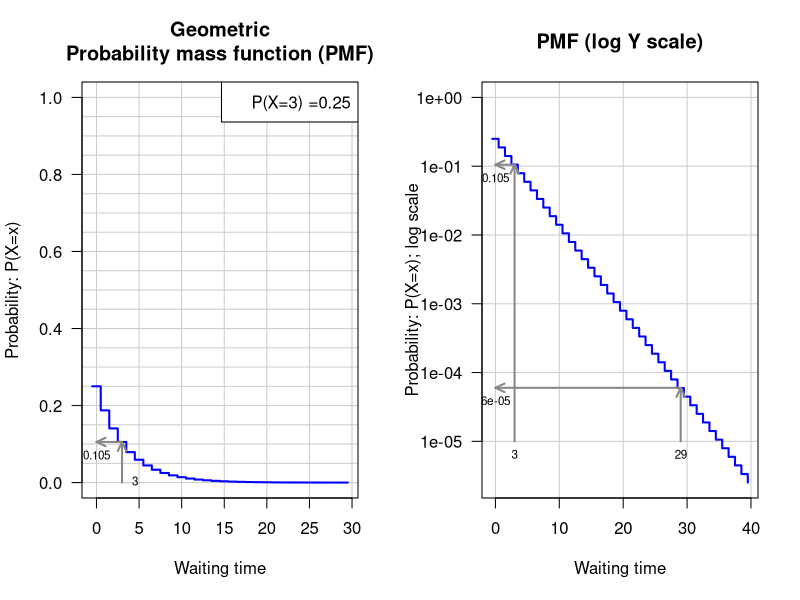
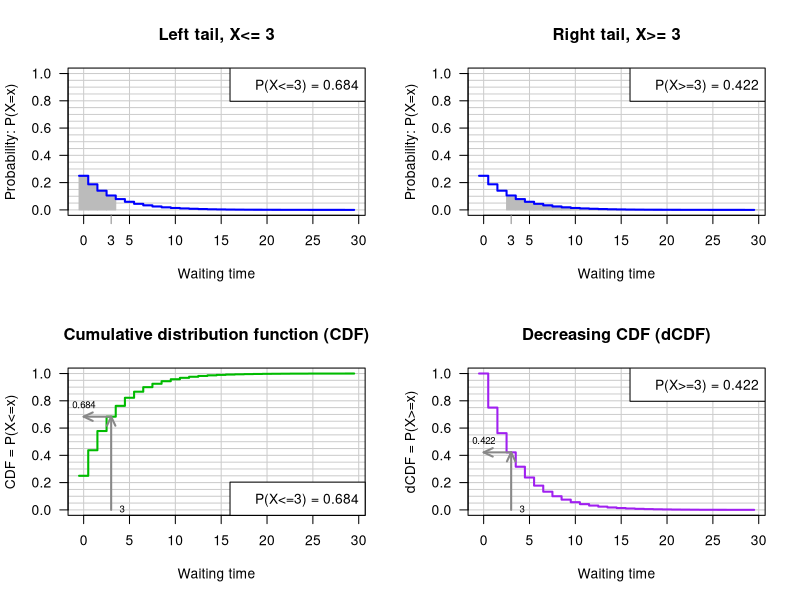
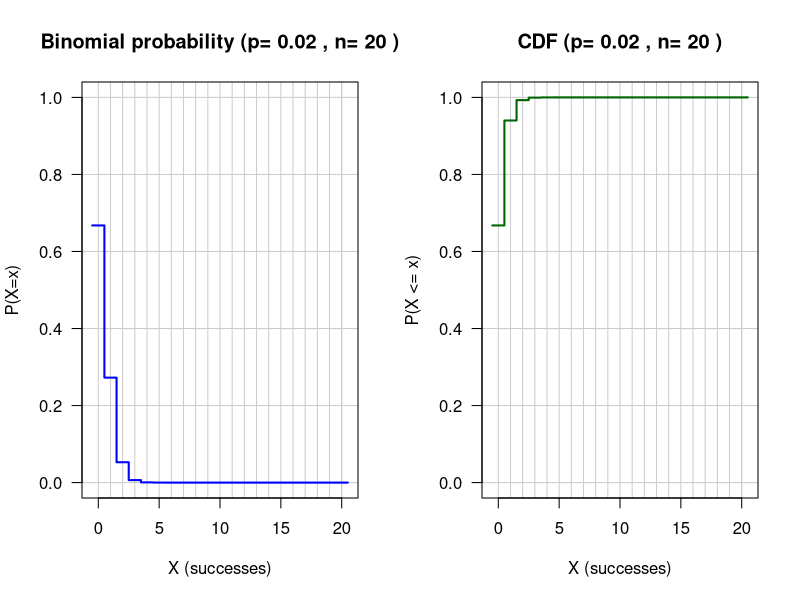
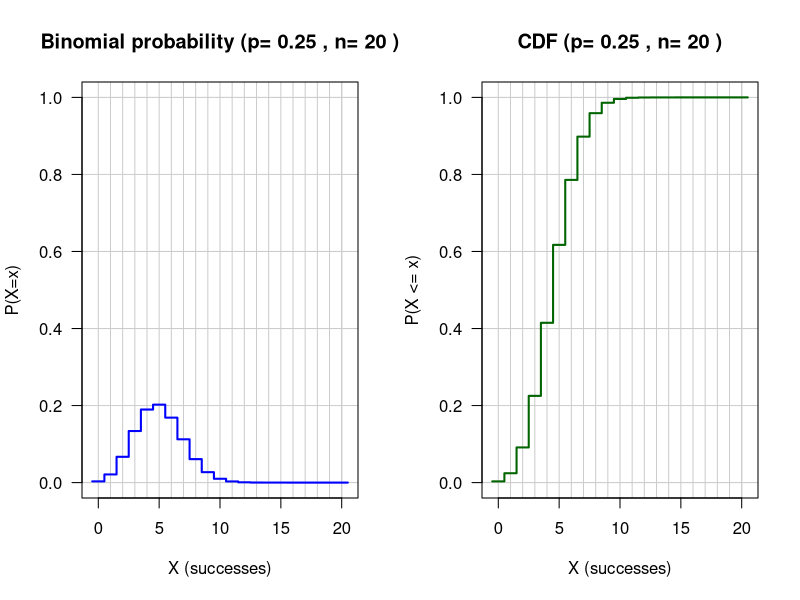
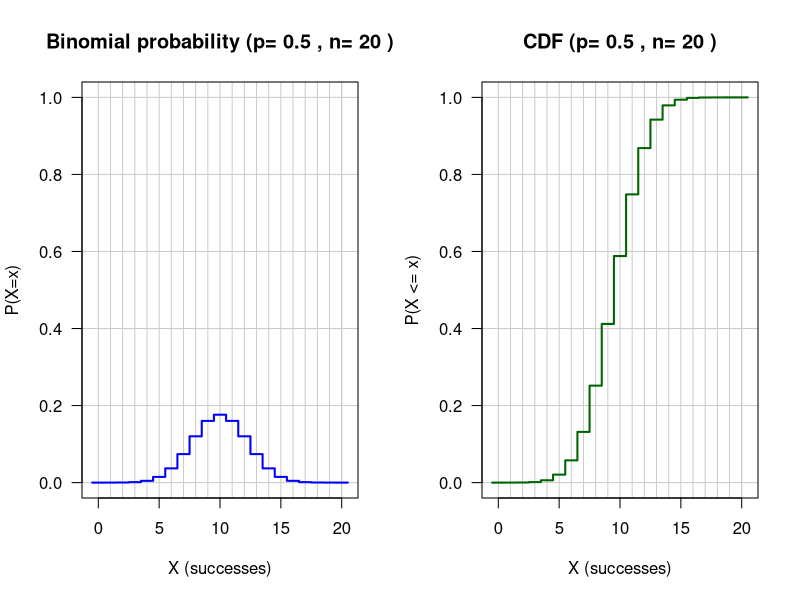
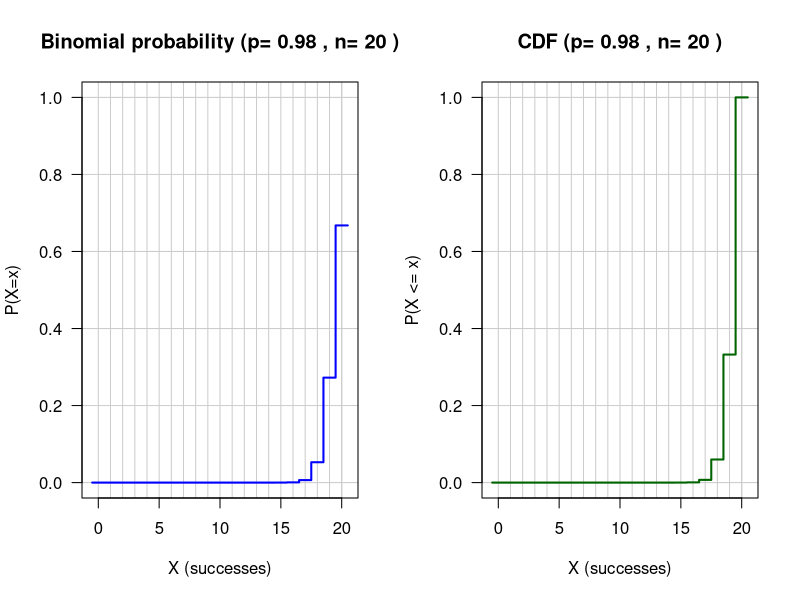

Write R code to recreate these figures, in order.
## ---- chunk 1
library(knitr)

options(width=300)
knitr::opts_chunk$set(
  fig.width = 7, fig.height = 5, 
  fig.path='figures',
  fig.align = "center", 
  size = "tiny", 
  echo = TRUE, eval=TRUE, 
  warning = FALSE, message = FALSE, 
  results = TRUE, comment = "")
# knitr::asis_output("\\footnotesize")

dir.main <- "~/stat1"
dir.slides <- file.path(dir.main, "slides")
setwd(dir.slides)
## ---- chunk 2
################################################################
##
## Illustrations of the geometric distribution
##
## Running this script requires to first run the script config.R
##    source('http://pedagogix-tagc.univ-mrs.fr/courses/stat
##
## Single-command execution:
##   source(file.path(dir.R.files, 'geometric.R'))

# x11(width = 12, height = 15)

## Parameters
p <- 0.25      # Probability of success
n <- 30        # Waiting time (time of the first success)
x <- 0:n       # X values to be plotted

test.x <- 3    #  A particular X value where an arraw will be plotted


## Color specification (I cannot use colors for the book, but well for slides)
color.status <- "full"
if (color.status == "full") {
  plot.colors <- c('density'='blue',
              'CDF'='#00BB00',
              'dCDF'='purple'
              )
} else {
  plot.colors <- c('density'='black',
                   'CDF'='black',
                   'dCDF'='black'
  )
}

# ## Drawing parameters
par.ori <- par(no.readonly = TRUE)
par(mfrow=c(1,2))
# par(font.lab=2)
# par(font.axis=2)
# par(font.main=2)
# par(cex=1.2)
# par(cex.main=1.2)
# par(cex.axis=1.2)
# par(cex.lab=1.2)
# par(mar=c(5.5,5.5,4.1,0.5))
# par(mgp=c(4,1,0))
par(las=1)
grid.color <- '#CCCCCC'

## grid sizes
x.grid <- 0:6*5
y.grid <- 0:20*0.05

## ##############################################################
## Waiting time before the first success in a Bernouli schema

################################################################
## Plot the probability mass function
plot(x - 0.5,
     dgeom(x,p),
     ylim=c(0,1),
     main="Geometric\nProbability mass function (PMF)",
     xlab='Waiting time',
     ylab='Probability: P(X=x)',
     panel.first=c(abline(v=x.grid,col=grid.color),
       abline(h=y.grid,col=grid.color)),
     col=plot.colors['density'],
     lwd=2, las=1,
     type='s'
     )
legend("topright", bty = "o", bg="white", 
       legend=paste(sep="", 'P(X=',test.x,') =', format(p)))

## Draw arrows to illustrate the relationship between density curve and probability
test.p <- dgeom(test.x,p)
arrows(test.x, 0,test.x,test.p,col='#888888',length=0.1,angle=25,code=2,lwd=2)
arrows(test.x, test.p,0,test.p,col='#888888',length=0.1,angle=25,code=2,lwd=2)
text(test.x,0, test.x,pos=4, cex=0.7)
text(0,test.p, round(test.p, digits=3),pos=1, cex=0.7)

################################################################
## Plot the probability mass function with logarithmic Y scale. Show an
## extended domain of X, to illustrate the capability of log scales to
## display small probabilities.
ext.x <- 0:(n+10)
plot(ext.x - 0.5,
     dgeom(ext.x,p),
     main=paste('PMF (log Y scale)'),
     xlab='Waiting time',
     ylab='Probability: P(X=x); log scale',
     ylim=c(min(dgeom(ext.x,p)),1),
     panel.first=grid(equilog=F,col=grid.color,lty='solid'),
     col=plot.colors['density'],
     lwd=2, las=1,
     type='s',
     log='y'
     )

## Draw arrows to illustrate the relationship between CDF and left tail probability
log.test.x = c(test.x, 29)
log.test.p <- round(dgeom(log.test.x, p),digits=c(3,5))
arrows(log.test.x, 1e-5,log.test.x,log.test.p,col='#888888',length=0.1,angle=25,code=2,lwd=2)
arrows(log.test.x, log.test.p,0,log.test.p,col='#888888',length=0.1,angle=25,code=2,lwd=2)
text(log.test.x,1e-5, log.test.x,pos=1, cex=0.7)
text(0,log.test.p, log.test.p,pos=1, cex=0.7)

par(mfrow=c(1,1))
## ---- chunk 3

par(mfrow=c(2,2))

################################################################
## Plot the probability mass function and highlight the left tail
left.tail.range <- 0:test.x
plot(x - 0.5,
     dgeom(x,p),
     ylim=c(0,1),
     main=paste('Left tail, X<=', test.x),
     xlab='Waiting time',
     ylab='Probability: P(X=x)',
     panel.first=c(abline(v=x.grid,col=grid.color),
       abline(h=y.grid,col=grid.color),
       rect(left.tail.range-0.5, 0, left.tail.range+0.5, dgeom(left.tail.range,p), density = NULL, angle = 45,
            col = '#BBBBBB', border = '#BBBBBB')
       ),
     col=plot.colors['density'],
     lwd=2, las=1,
     type='s'
     )
legend('topright',legend=paste('P(X<=',test.x,') = ',round(pgeom(test.x,p),digits=3),sep=''),bty='o', bg='#FFFFFF')
axis(1, at=test.x, labels=test.x,las=1,col.ticks='#888888')


################################################################
## Plot the probability mass function and highlight the right tail
right.tail.range <- test.x:n
plot(x - 0.5,
     dgeom(x,p),
     ylim=c(0,1),
     main=paste('Right tail, X>=', test.x),
     xlab='Waiting time',
     ylab='Probability: P(X=x)',
     panel.first=c(abline(v=x.grid,col=grid.color),
       abline(h=y.grid,col=grid.color),
       rect(right.tail.range-0.5, 0, right.tail.range+0.5, dgeom(right.tail.range,p), density = NULL, angle = 45,
            col = '#BBBBBB', border = '#BBBBBB')
       ),
     col=plot.colors['density'],
     lwd=2, las=1,
     type='s'
     )
legend('topright',legend=paste('P(X>=',test.x,') = ',round(pgeom(test.x-1,p,lower.tail=F),digits=3),sep=''),bty='o', bg='#FFFFFF')
axis(1, at=test.x, labels=test.x,las=1,col.ticks='#888888')

################################################################
## Plot the CDF function
plot(x - 0.5,
     pgeom(x,p),
     ylim=c(0,1),
     main=paste('Cumulative distribution function (CDF)'),
     xlab='Waiting time',
     ylab='CDF = P(X<=x)',
     panel.first=c(abline(v=x.grid,col=grid.color),
       abline(h=y.grid,col=grid.color)),
     col=plot.colors['CDF'],
     lwd=2, las=1,
     type='s'
     )
legend('bottomright',legend=paste('P(X<=',test.x,') = ',round(pgeom(test.x,p),digits=3),sep=''),bty='o', bg='#FFFFFF')

## Draw arrows to illustrate the relationship between CDF and left tail probability
left.tail.p <- pgeom(test.x,p)
arrows(test.x, 0,test.x,left.tail.p,col='#888888',length=0.1,angle=25,code=2,lwd=2)
arrows(test.x, left.tail.p,0,left.tail.p,col='#888888',length=0.1,angle=25,code=2,lwd=2)
text(x = test.x, y= 0, labels = test.x, pos=4, , cex=0.7)
text(0, left.tail.p, round(left.tail.p, digits=3), pos=3, , cex=0.7)


################################################################
## Plot the dCDF function
plot(x - 0.5,
     pgeom(x-1,p,lower.tail = F), ## We use x-1 to obtain the inclusive dCDF rather than the default exclusive one
     ylim=c(0,1),
     main=paste('Decreasing CDF (dCDF)'),
     xlab='Waiting time',
     ylab='dCDF = P(X>=x)',
     panel.first=c(abline(v=x.grid,col=grid.color),
       abline(h=y.grid,col=grid.color)),
     col=plot.colors['dCDF'],
     lwd=2, las=1,
     type='s'
     )
legend('topright',legend=paste('P(X>=',test.x,') = ',round(pgeom(test.x-1,p,lower.tail=F),digits=3),sep=''),bty='o', bg='#FFFFFF')

## Draw arrows to illustrate the relationship between dCDF and right tail probability
right.tail.p <- pgeom(test.x-1,p,lower.tail=F)
arrows(test.x, 0,test.x,right.tail.p,col='#888888',length=0.1,angle=25,code=2,lwd=2)
arrows(test.x, right.tail.p,0,right.tail.p,col='#888888',length=0.1,angle=25,code=2,lwd=2)
text(test.x,0, test.x,pos=4, cex=0.7)
text(0,right.tail.p, round(right.tail.p, digits=3),pos=3, cex=0.7)

## Show that the sum of CDF and dCDF differ from 1
## print(c(dgeom(test.x, p), left.tail.p, right.tail.p, right.tail.p + left.tail.p),digits=3)
par(par.ori)
par(mfrow=c(1,1))
## ---- chunk 4


## Drawing parameters
par.ori <- par(no.readonly = TRUE)
par(mfrow=c(1,2))
grid.color <- '#CCCCCC'


## color specification (actually I don't use colors for the book
if (color.status == "full") {
  plot.col <- c('probability'='blue',
                'CDF'='darkgreen',
                'dCDF'='purple',
                'grid'='#CCCCCC'
                )
} else {
  plot.col <- c('probability'='black',
                'CDF'='black',
                'dCDF'='black',
                'grid'='#CCCCCC'
                )
}
line.types <- c(probability="solid",
                CDF="solid",
                dCDF="solid",
                grid="solid")

## Drawing parameters
par.ori <- par(no.readonly = TRUE)
par(las=1)

#### initialize parameters
p.values <- c(0.02,0.1,0.5,0.98) ## Success probabilities
n <- 20 ## Number of trials
x.display <- 20 ## Max value to display on the X axis
x <- c(0:n, n) ## Add an "n" at the end in order to have the last horizontal bar in the plot
x.shifted <- (0:(n+1))-0.5
x.grid <- x
y.grid <- seq(from=0,to=1,by=0.2)
  

#### Binomial functions
p <- 0.02
binomial.mean <- p*n

xmax <- 5 + 4*binomial.mean

plot(x.shifted,
     dbinom(x,n,p),
     main=paste("Binomial probability (p=",format(p),", n=", format(n), ")"),
     ylim=c(0,1),
     xlab="X (successes)",
     ylab="P(X=x)",
     col=plot.col["probability"],
     lty=line.types["probability"],
     type="s",
     lwd=2, las=1,
     panel.first=c(abline(v=x.grid,col=plot.col['grid'],lty=line.types["grid"]),
                   abline(h=y.grid,col=plot.col['grid'],lty=line.types["grid"]))
)

plot(x.shifted,
     pbinom(x,n,p),
     main=paste("CDF (p=",format(p),", n=", format(n), ")"),
     ylim=c(0,1),
     xlab="X (successes)",
     ylab="P(X <= x)",
     col=plot.col["CDF"],
     lty=line.types["CDF"],
     type="s",
     lwd=2, las=1,
     panel.first=c(abline(v=x.grid,col=plot.col['grid'],lty=line.types["grid"]),
                   abline(h=y.grid,col=plot.col['grid'],lty=line.types["grid"]))
)
par(par.ori)
par(mfrow=c(1,1))
## ---- chunk 5

## Drawing parameters
par(mfrow=c(1,2))
par(las=1)

################################################################
#
# Binomial series
#


#### Binomial functions
p <- 0.25
binomial.mean <- p*n

xmax <- 5 + 4*binomial.mean

plot(x.shifted,
     dbinom(x,n,p),
     main=paste("Binomial probability (p=",format(p),", n=", format(n), ")"),
     ylim=c(0,1),
     xlab="X (successes)",
     ylab="P(X=x)",
     col=plot.col["probability"],
     lty=line.types["probability"],
     type="s",
     lwd=2, las=1,
     panel.first=c(abline(v=x.grid,col=plot.col['grid'],lty=line.types["grid"]),
                   abline(h=y.grid,col=plot.col['grid'],lty=line.types["grid"]))
)

plot(x.shifted,
     pbinom(x,n,p),
     main=paste("CDF (p=",format(p),", n=", format(n), ")"),
     ylim=c(0,1),
     xlab="X (successes)",
     ylab="P(X <= x)",
     col=plot.col["CDF"],
     lty=line.types["CDF"],
     type="s",
     lwd=2, las=1,
     panel.first=c(abline(v=x.grid,col=plot.col['grid'],lty=line.types["grid"]),
                   abline(h=y.grid,col=plot.col['grid'],lty=line.types["grid"]))
)
par(par.ori)
par(mfrow=c(1,1))
## ---- chunk 6

## Drawing parameters
par(mfrow=c(1,2))
par(las=1)

p <- 0.5
binomial.mean <- p*n

xmax <- 5 + 4*binomial.mean

plot(x.shifted,
     dbinom(x,n,p),
     main=paste("Binomial probability (p=",format(p),", n=", format(n), ")"),
     ylim=c(0,1),
     xlab="X (successes)",
     ylab="P(X=x)",
     col=plot.col["probability"],
     lty=line.types["probability"],
     type="s",
     lwd=2, las=1,
     panel.first=c(abline(v=x.grid,col=plot.col['grid'],lty=line.types["grid"]),
                   abline(h=y.grid,col=plot.col['grid'],lty=line.types["grid"]))
)

plot(x.shifted,
     pbinom(x,n,p),
     main=paste("CDF (p=",format(p),", n=", format(n), ")"),
     ylim=c(0,1),
     xlab="X (successes)",
     ylab="P(X <= x)",
     col=plot.col["CDF"],
     lty=line.types["CDF"],
     type="s",
     lwd=2, las=1,
     panel.first=c(abline(v=x.grid,col=plot.col['grid'],lty=line.types["grid"]),
                   abline(h=y.grid,col=plot.col['grid'],lty=line.types["grid"]))
)
par(par.ori)
par(mfrow=c(1,1))
## ---- chunk 7

## Drawing parameters
par(mfrow=c(1,2))
par(las=1)

p <- 0.98
binomial.mean <- p*n

xmax <- 5 + 4*binomial.mean

plot(x.shifted,
     dbinom(x,n,p),
     main=paste("Binomial probability (p=",format(p),", n=", format(n), ")"),
     ylim=c(0,1),
     xlab="X (successes)",
     ylab="P(X=x)",
     col=plot.col["probability"],
     lty=line.types["probability"],
     type="s",
     lwd=2, las=1,
     panel.first=c(abline(v=x.grid,col=plot.col['grid'],lty=line.types["grid"]),
                   abline(h=y.grid,col=plot.col['grid'],lty=line.types["grid"]))
)

plot(x.shifted,
     pbinom(x,n,p),
     main=paste("CDF (p=",format(p),", n=", format(n), ")"),
     ylim=c(0,1),
     xlab="X (successes)",
     ylab="P(X <= x)",
     col=plot.col["CDF"],
     lty=line.types["CDF"],
     type="s",
     lwd=2, las=1,
     panel.first=c(abline(v=x.grid,col=plot.col['grid'],lty=line.types["grid"]),
                   abline(h=y.grid,col=plot.col['grid'],lty=line.types["grid"]))
)
par(par.ori)
par(mfrow=c(1,1))
## ---- chunk 8
oligo.freq <- read.table("../data/oligo_freq/3nt_genomic_Saccharomyces_cerevisiae-ovlp-1str.tab", sep="\t", row.names = NULL)
colnames(oligo.freq) <- c("sequence", "frequency", "occurrences")
oligo.freq$frequency <- signif(digits=3, oligo.freq$frequency)

row.names(oligo.freq) <- oligo.freq$sequence

#oligo.freq["...",] <- c("...", "...", "...")

selected.oligos <- c("AAA", "ATG", "TAA", "TAG", "TGA")

kable(data.frame(oligo.freq[selected.oligos, ]), row.names = FALSE)
#print(data.frame(oligo.freq[selected.oligos, ]))
